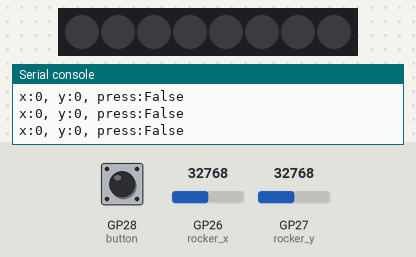
This program was run on a simulated Raspberry Pi Pico running MicroPython. On the bench: 8 RGB LEDs in strip order, left to right, the last lines printed to the serial console. Inputs (shaded band) come from the test bench; at power-on: GP26 (rocker_x) = 32768, GP28 (button) HIGH, GP27 (rocker_y) = 32768 (analog values on the 0–65535 scale). Dim RGB values are drawn brighter than linear; random numbers come from a fixed seed.

Above: at 1.2 s.
1.3 s: GP26 (rocker_x) set to 45874
At 1.36 s:
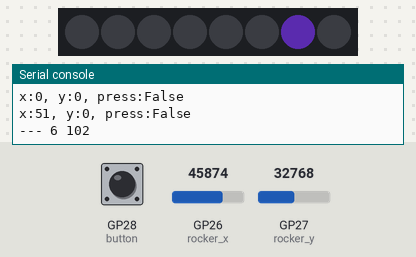
3.1 s: GP28 (button) pulled LOW for 3.2 s
At 4.5 s:
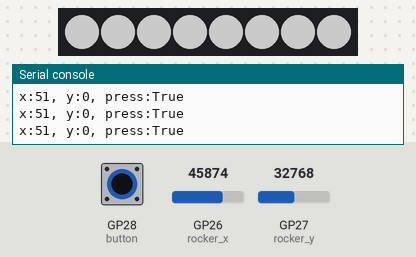
8.3 s: GP27 (rocker_y) set to 45874
At 8.45 s:
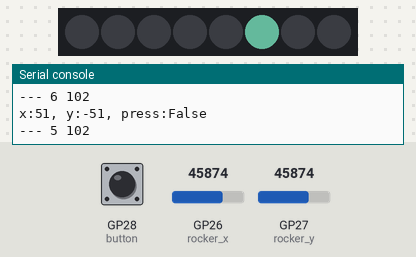
9.9 s: GP26 (rocker_x) set to 57670
At 10.07 s:
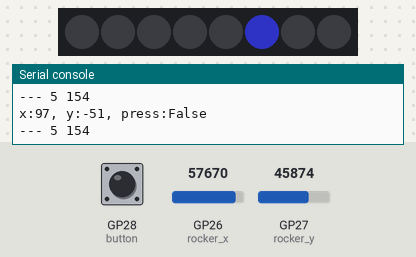
11.4 s: GP28 (button) pulled LOW for 0.15 s
At 11.54 s:
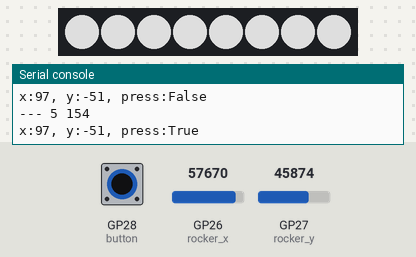
13.0 s: GP27 (rocker_y) set to 57670
At 13.11 s:
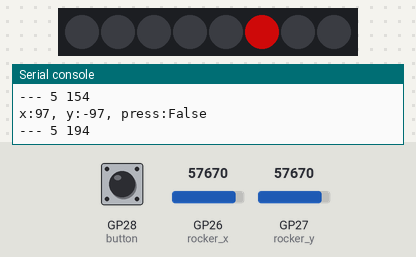
Timing chart, 0 to 15.5 s (numbered marks = the images above; inputs shaded):
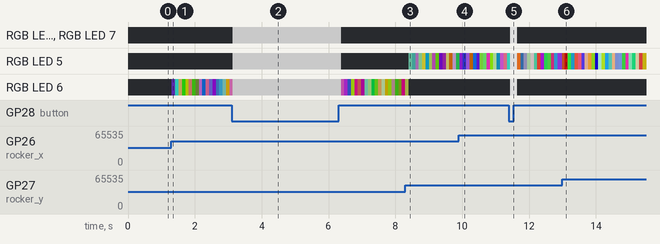

Measured:
- after the input at 1.3 s, RGB LED 6: off → RGB(27, 13, 52) at once, → RGB(24, 101, 92) 0.10 s later, → RGB(96, 78, 43) 0.10 s later, → RGB(19, 100, 6) 0.10 s later, … (18 changes in this stretch); the LEDs: change at once (image 1)

The program:

Rocker_control_RGB_halo.py
```python
from machine import ADC, Pin
import ws2812b
import random
import utime
import math

ring_pin = 17 #RGB hal connect pin
numpix   = 8  #Number of RGB light

#Initialize the RGB light halo
strip = ws2812b.ws2812b(numpix, 0, ring_pin)
strip.fill(0,0,0)
strip.show()

#Initialize rocker module（ADC  function）
rocker_x = ADC(26)
rocker_y = ADC(27)
button = Pin(28, Pin.IN, Pin.PULL_UP)

#Read the value of the X axis, range[0, 255]
def read_x():
    value = int(rocker_x.read_u16() * 256 / 65536)
    return value

#Read the value of the Y axis, range[0, 255]
def read_y():
    value = int(rocker_y.read_u16() * 256 / 65536)
    return value

#Read the state of the button, press to return to True, release to return to False
def btn_state():
    press = False
    if button.value() == 0:
        press = True
    return press


#Control rocker function，val_x=[-128, 128], val_y = [-128, 128]
def rocker_rgb(val_x, val_y, color=[255, 255, 255]):
    index = 0
    offset = 20
    brightness = 0
    #Control lights in up and down
    if val_x > 0 - offset and val_x < 0 + offset:
        brightness = int(math.fabs(val_y)*2)
        if val_y > 0:
            index = 0
        elif val_y < 0:
            index = 4
    #Control lights in left and right
    elif val_y > 0 - offset and val_y < 0 + offset:
        brightness = int(math.fabs(val_x)*2)
        if val_x > 0:
            index = 6
        elif val_x < 0:
            index = 2
    #Control the lights in the upper left and lower left corners
    elif val_x < 0 - offset and val_y > 0 + offset:
        index = 1
        brightness = int(math.sqrt(val_x*val_x + val_y*val_y))
    elif val_x < 0 - offset and val_y < 0 - offset:
        index = 3
        brightness = int(math.sqrt(val_x*val_x + val_y*val_y))
    #Control the lights in the upper right and lower right corners
    elif val_x > 0 + offset and val_y > 0 + offset:
        index = 7
        brightness = int(math.sqrt(2*(val_x*val_x + val_y*val_y)))
    elif val_x > 0 + offset and val_y < 0 - offset:
        index = 5
        brightness = int(math.sqrt(2*(val_x*val_x + val_y*val_y)))

    strip.fill(0, 0, 0) #Clear the color buffer
    strip.brightness(brightness) #Set brightness
    strip.set_pixel(index, color[0], color[1], color[2])
    strip.show()
    return index, brightness


#Operate the joystick to change the color of the RGB light halo module.
while True:
    #Convert the X-axis and Y-axis data into a coordinate system, which will be the origin when the joystick is released.
    value_x = read_x() - 128 #Read the data of the X axis and convert it into a range from left to right [-128, 128]
    value_y = 128 - read_y() #Read the data of the Y axis and convert it into a range from up to down [-128, 128]

    state = btn_state() #Read the status of the installation
    print("x:%d, y:%d, press:%s" % (value_x, value_y, state))
    #Press the joystick button, RGB light become white
    if state == True:
        strip.fill(255, 255, 255)
        strip.show()
    else: #Control RGB light by rocker
        if value_x > -5 and value_x < 5 and value_y > -5 and value_y < 5:
            strip.fill(0, 0, 0)
            strip.show()
        else:
            #Generate random colors
            r = random.randint(0, 255)
            g = random.randint(0, 255)
            b = random.randint(0, 255)
            color = [r, g, b]
            #Rocker control RGB light halo
            a, b = rocker_rgb(value_x, value_y, color)
            print("---", a, b) #Print the current light and brightness
    utime.sleep(.1)
```
